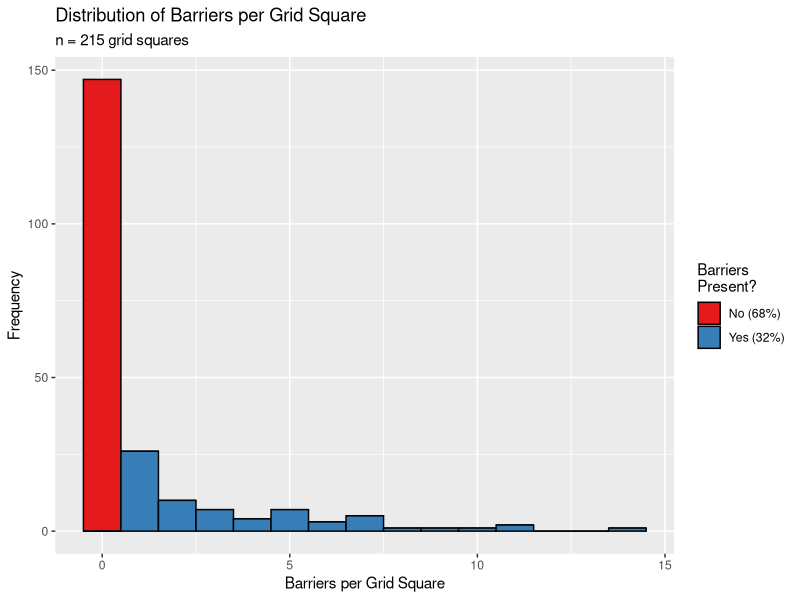
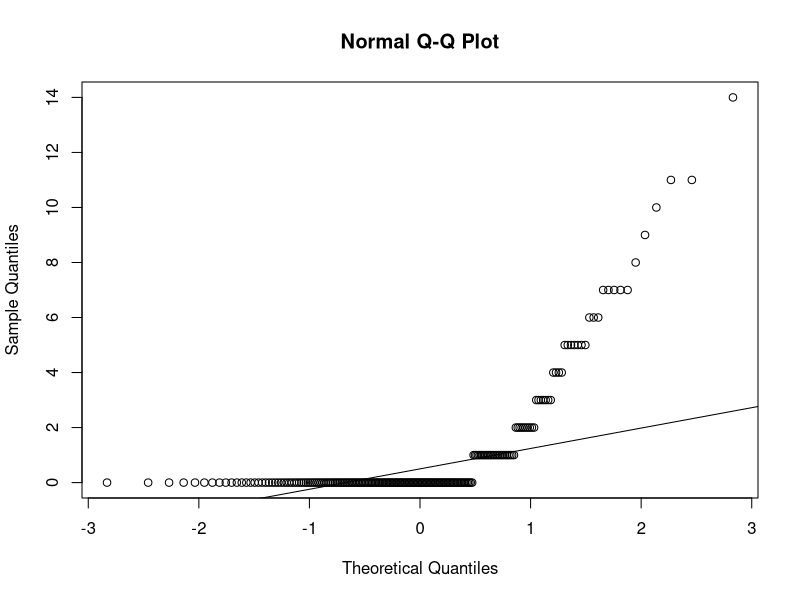
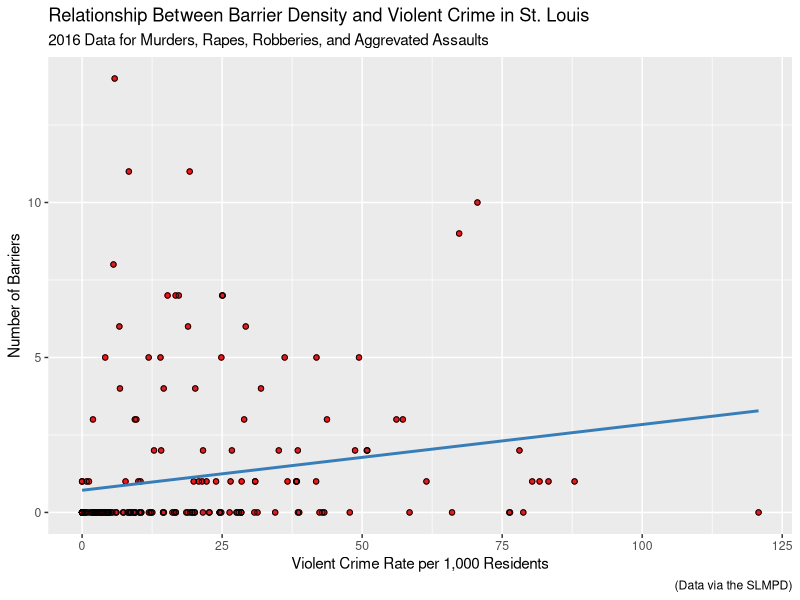
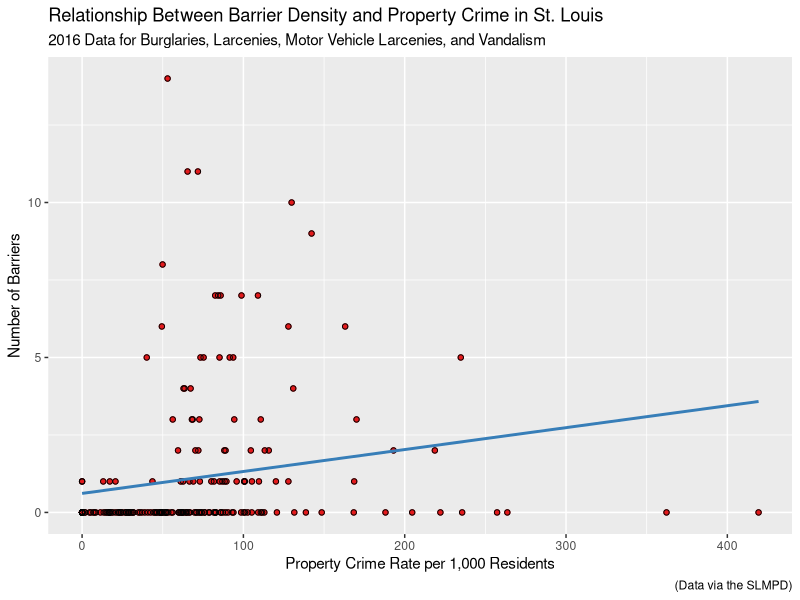
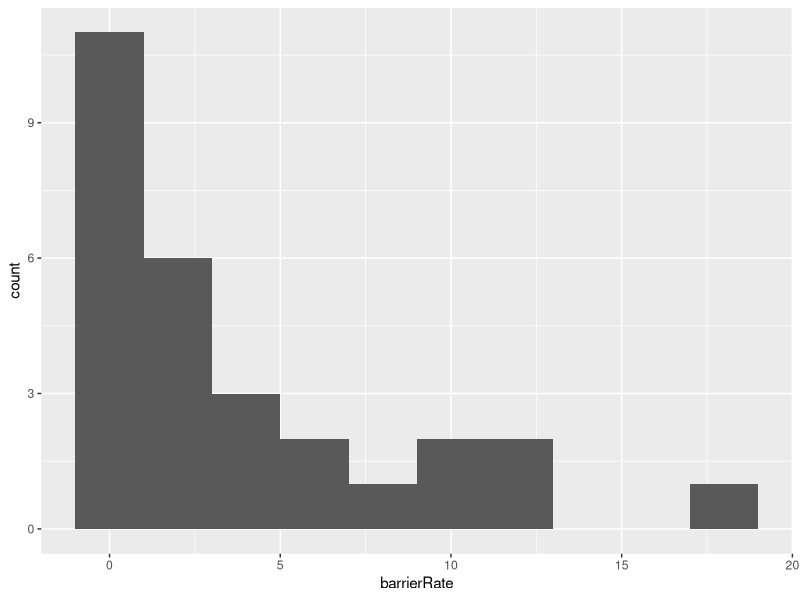
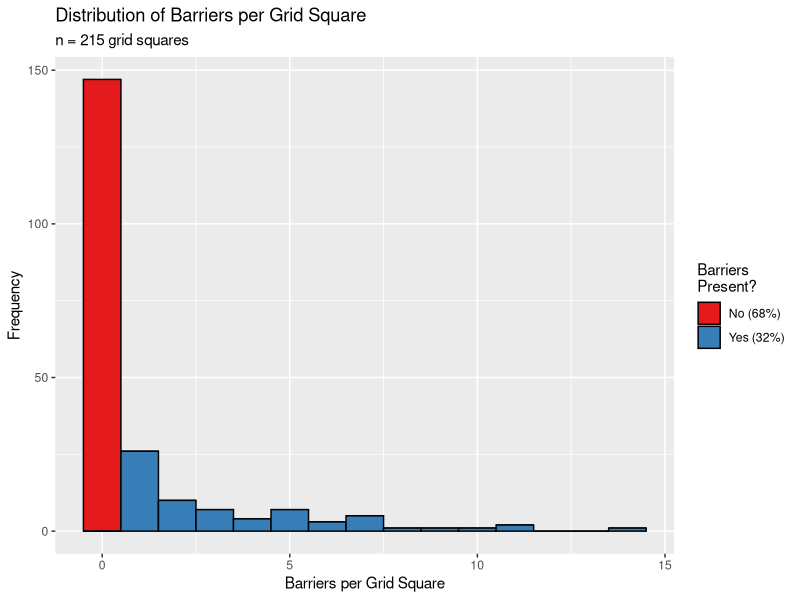
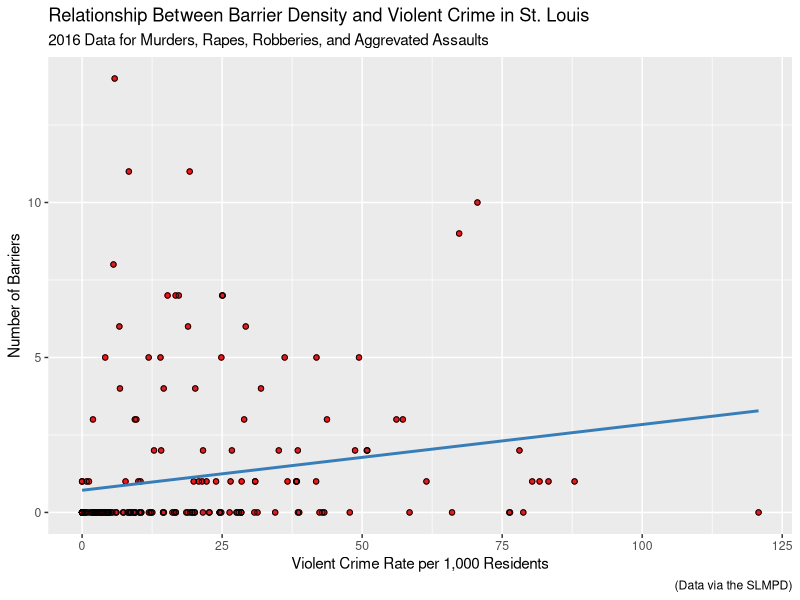
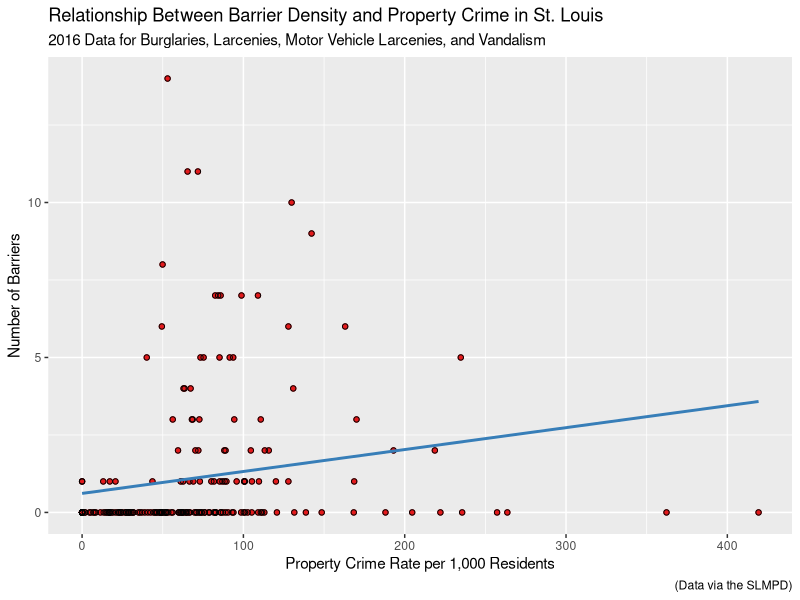

Source code (R) for these figures, in order: (Note: this script raises an error after producing the figures.)
## ---- chunk 1
library(dplyr)    # data management
library(ggplot2)  # plotting
library(RColorBrewer)
library(broom)    # tidy output
library(Hmisc)    # spearmans rho correlations
## ---- chunk 2
grids <- read.csv("STL_BARRIERS_Grids_UAA2017.csv", stringsAsFactors = FALSE)
grids <- rename(grids, BarrierCount = BarrierCou)
## ---- chunk 3
grids <- grids %>%
  mutate(crimeRate = (crime2016/pop15)*1000) %>%
  mutate(ucr1_4_Rate = (ucr1_4/pop15)*1000) %>%
  mutate(ucr1_8_Rate = (ucr1_8/pop15)*1000) %>%
  mutate(propRate = (propCrime1/pop15)*1000) %>%
  mutate(gridGTZero = ifelse(BarrierCount > 0, TRUE, FALSE))
## ---- chunk 4
summary(grids$gridGTZero)
## ---- chunk 5
gridPlot <- ggplot(grids, aes(BarrierCount, fill = gridGTZero)) +
  geom_histogram(binwidth = 1, color="black") + 
  scale_fill_brewer(palette="Set1", 
                    labels = c("No (68%)", "Yes (32%)"),
                    guide = guide_legend(title = "Barriers \nPresent?")) +
  labs(title = "Distribution of Barriers per Grid Square",
       subtitle = "n = 215 grid squares",
       x = "Barriers per Grid Square",
       y = "Frequency")
ggsave("gridPlot.png", width = 6.5, height = 4.75, units = "in")
gridPlot
## ---- chunk 6
summary(grids$BarrierCount)
## ---- chunk 7
qqnorm(grids$BarrierCount); qqline(grids$BarrierCount)
## ---- chunk 8
gridCorr <- grids %>%
  select(crimeRate, ucr1_4_Rate, ucr1_8_Rate, propRate, per_pov, per_blk, BarrierCount) %>%
  as.matrix()

gridResults <- tidy(rcorr(gridCorr, type="spearman"))
gridResults$p.value <- format(gridResults$p.value, scientific = FALSE)
gridResults <- filter(gridResults, column2 == "BarrierCount")
write.csv(gridResults, "gridResults.csv")
gridResults
## ---- chunk 9
gridViolent <- ggplot(grids, aes(ucr1_4_Rate, BarrierCount)) +
  geom_point(color = "#e41a1c") + 
  geom_point(shape = 1, color = "black") +
  geom_smooth(method=lm, se=FALSE, color = "#377eb8") +
  labs(title = "Relationship Between Barrier Density and Violent Crime in St. Louis", 
       subtitle = "2016 Data for Murders, Rapes, Robberies, and Aggrevated Assaults",
       x = "Violent Crime Rate per 1,000 Residents",
       y = "Number of Barriers",
       caption = "(Data via the SLMPD)")
ggsave("gridViolent.png", width = 6.5, height = 4.75, units = "in")
gridViolent
## ---- chunk 10
gridProp <- ggplot(grids, aes(propRate, BarrierCount)) +
  geom_point(color = "#e41a1c") + 
  geom_point(shape = 1, color = "black") +
  geom_smooth(method=lm, se=FALSE, color = "#377eb8") +
  labs(title = "Relationship Between Barrier Density and Property Crime in St. Louis", 
       subtitle = "2016 Data for Burglaries, Larcenies, Motor Vehicle Larcenies, and Vandalism",
       x = "Property Crime Rate per 1,000 Residents",
       y = "Number of Barriers",
       caption = "(Data via the SLMPD)")
ggsave("gridProp.png", width = 6.5, height = 4.75, units = "in")
gridProp
## ---- chunk 11
a <- tidy(summary(grids$BarrierCount))
a <- mutate(a, variable = "barrier count")

b <- tidy(summary(grids$crimeRate))
b <- mutate(b, variable = "crime rate")

c <- tidy(summary(grids$ucr1_4_Rate))
c <- mutate(c, variable = "violent crimes")

d <- tidy(summary(grids$ucr1_8_Rate))
d <- mutate(d, variable = "part 1 crimes")

e <- tidy(summary(grids$propRate))
e <- mutate(e, variable = "property crimes")

f <- tidy(summary(grids$per_pov))
f <- mutate(f, variable = "poverty rate")

g <- tidy(summary(grids$per_blk))
g <- mutate(g, variable = "percent black")


gridStats <- bind_rows(a, b)
rm(a)
rm(b)

gridStats <- bind_rows(gridStats, c)
rm(c)

gridStats <- bind_rows(gridStats, d)
rm(d)

gridStats <- bind_rows(gridStats, e)
rm(e)

gridStats <- bind_rows(gridStats, f)
rm(f)

gridStats <- bind_rows(gridStats, g)
rm(g)

gridStats <- select(gridStats, variable, minimum, q1, median, mean, q3, maximum)
write.csv(gridStats, "gridStats.csv")
## ---- chunk 12
wards <- read.csv("STL_BARRIERS_Wards10_UAA2017.csv", stringsAsFactors = FALSE)
wards <- rename(wards, BarrierCount = BarrierCou)
## ---- chunk 13
wards <- wards %>%
  mutate(crimeRate = (crime2016/pop15)*1000) %>%
  mutate(ucr1_4_Rate = (ucr1_4/pop15)*1000) %>%
  mutate(ucr1_8_Rate = (ucr1_8/pop15)*1000) %>%
  mutate(propRate = (propCrime1/pop15)*1000) %>%
  mutate(barrierRate = (BarrierCount/sqmile))
## ---- chunk 14
wardPlot <- ggplot(wards, aes(barrierRate)) +
  geom_histogram(binwidth = 2)
wardPlot
## ---- chunk 15
summary(wards$barrierRate)
## ---- chunk 16
wardsCorr <- wards %>%
  select(crimeRate, ucr1_4_Rate, ucr1_8_Rate, propRate, per_pov, per_blk, barrierRate) %>%
  as.matrix()

wardsResults <- cor(wardsCorr, method="kendall")
wardsResults
## ---- chunk 17
nhood <- read.csv("STL_BARRIERS_Nhood_UAA2017.csv", stringsAsFactors = FALSE)
nhood <- rename(nhood, BarrierCount = BarrierCou)
## ---- chunk 18
nhood <- nhood %>%
  mutate(crimeRate = (crime2016/pop15)*1000) %>%
  mutate(ucr1_4_Rate = (ucr1_4/pop15)*1000) %>%
  mutate(ucr1_8_Rate = (ucr1_8/pop15)*1000) %>%
  mutate(propRate = (propCrime1/pop15)*1000) %>%
  mutate(barrierRate = (BarrierCount/sqmile))
## ---- chunk 19
nhoodPlot <- ggplot(nhood, aes(barrierRate)) +
  geom_histogram(binwidth = 3)
nhoodPlot
## ---- chunk 20
summary(nhood$barrierRate)
## ---- chunk 21
qqnorm(nhood$barrierRate); qqline(nhood$barrierRate)
## ---- chunk 22
nhoodCorr <- nhood %>%
  select(crimeRate, ucr1_4_Rate, ucr1_8_Rate, propRate, per_pov, per_blk, barrierRate) %>%
  as.matrix()

nhoodCorr <- tidy(rcorr(nhoodCorr, type="spearman"))
nhoodCorr$p.value <- format(nhoodCorr$p.value, scientific = FALSE)
nhoodCorr
